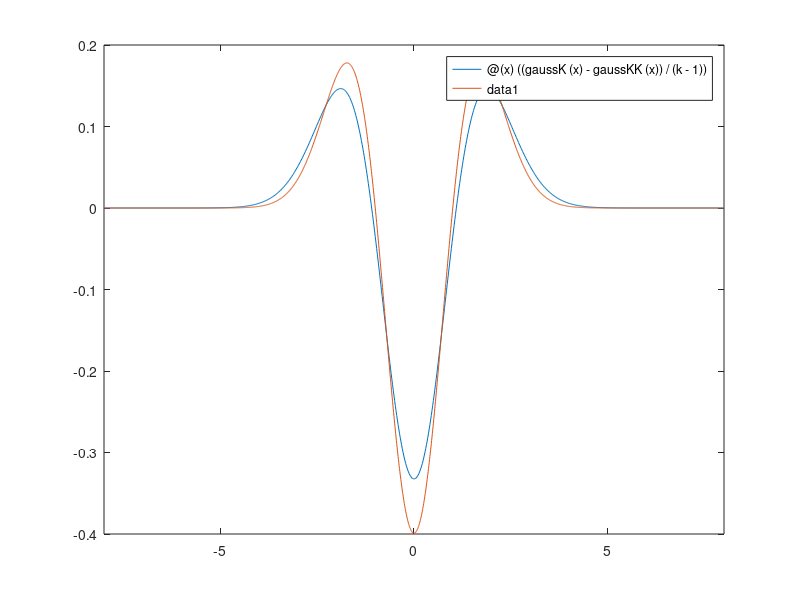
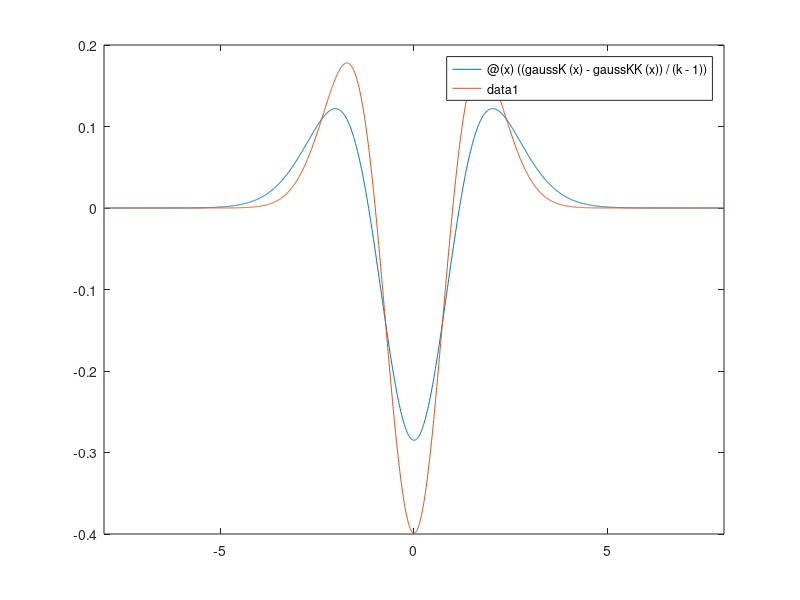
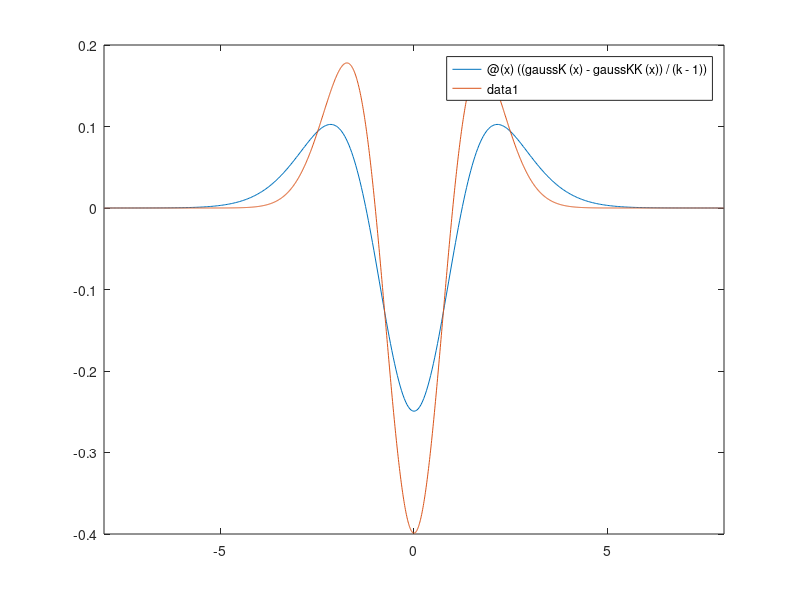
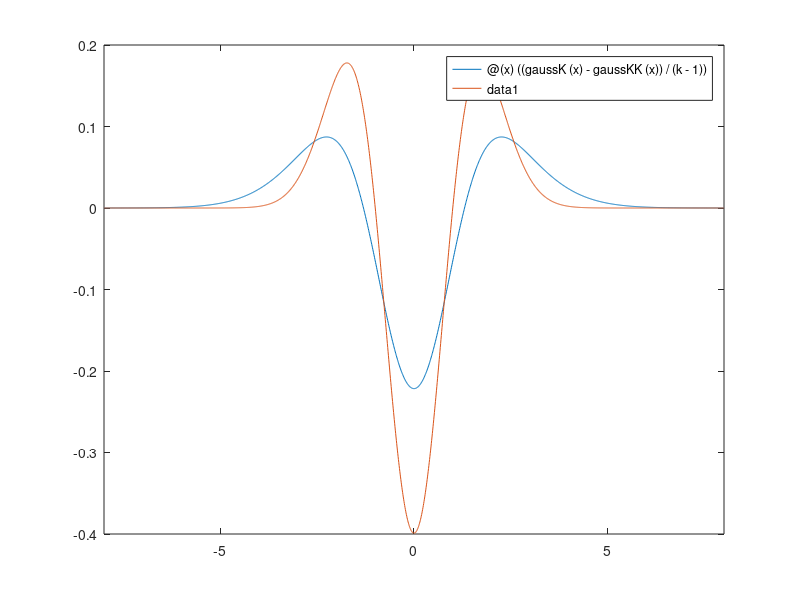

The MATLAB source for these figures, in order:
%A
fn = @(x) (1/sqrt(2*pi)*exp(-x*x/2)*(x*x-1));
%figure('Name','Gaussian second derivative'),fplot(fn,[-8,8]);
%B
k=1;
for c = 1:5
    k=k+0.2;
    gaussK = @(x) (1/(sqrt(2*pi)*k) *exp(-x*x/(2*k*k)));
    KK=1;
    gaussKK = @(x) (1/(sqrt(2*pi)*KK) *exp(-x*x/(2*KK*KK)));
    sxvaoba = @(x) ((gaussK(x) - gaussKK(x))/(k-1));
    figure('Name',strcat('k=',num2str(k))),fplot(sxvaoba,[-8;8]);
    hold on
    fplot(fn,[-8,8]);
    hold off
end